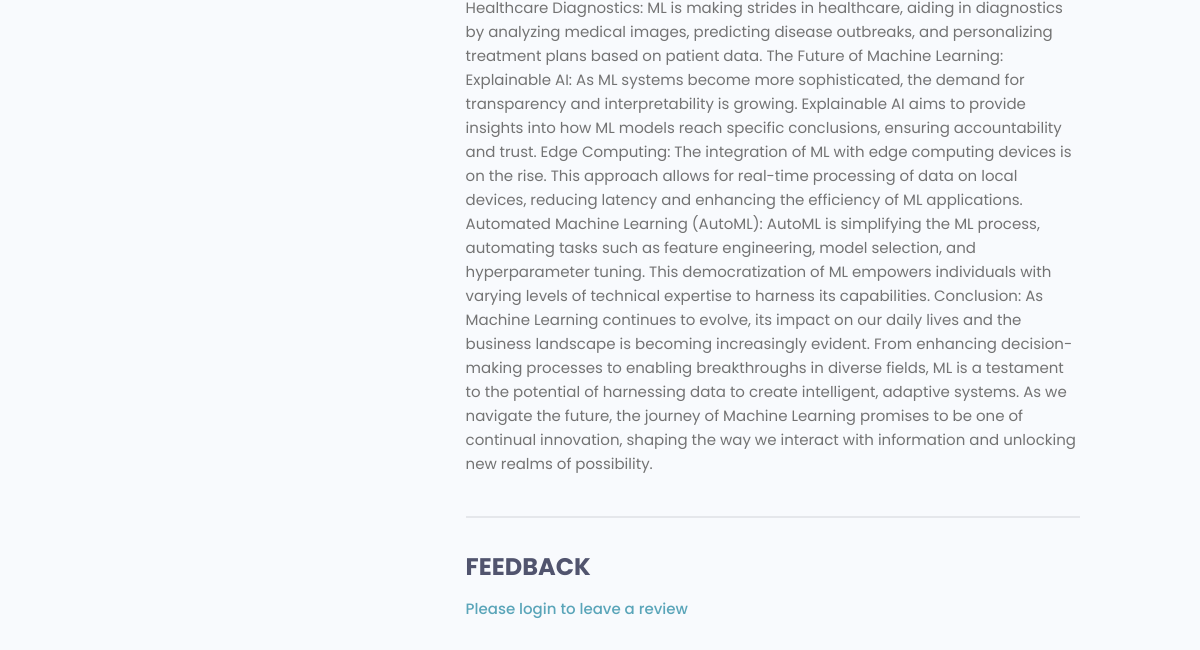
/blogs/blog/f2e3edf1-b262-4b28-bbb9-ec1e05b7b44a/ (lower part), run on an earlier commit of the app's database.
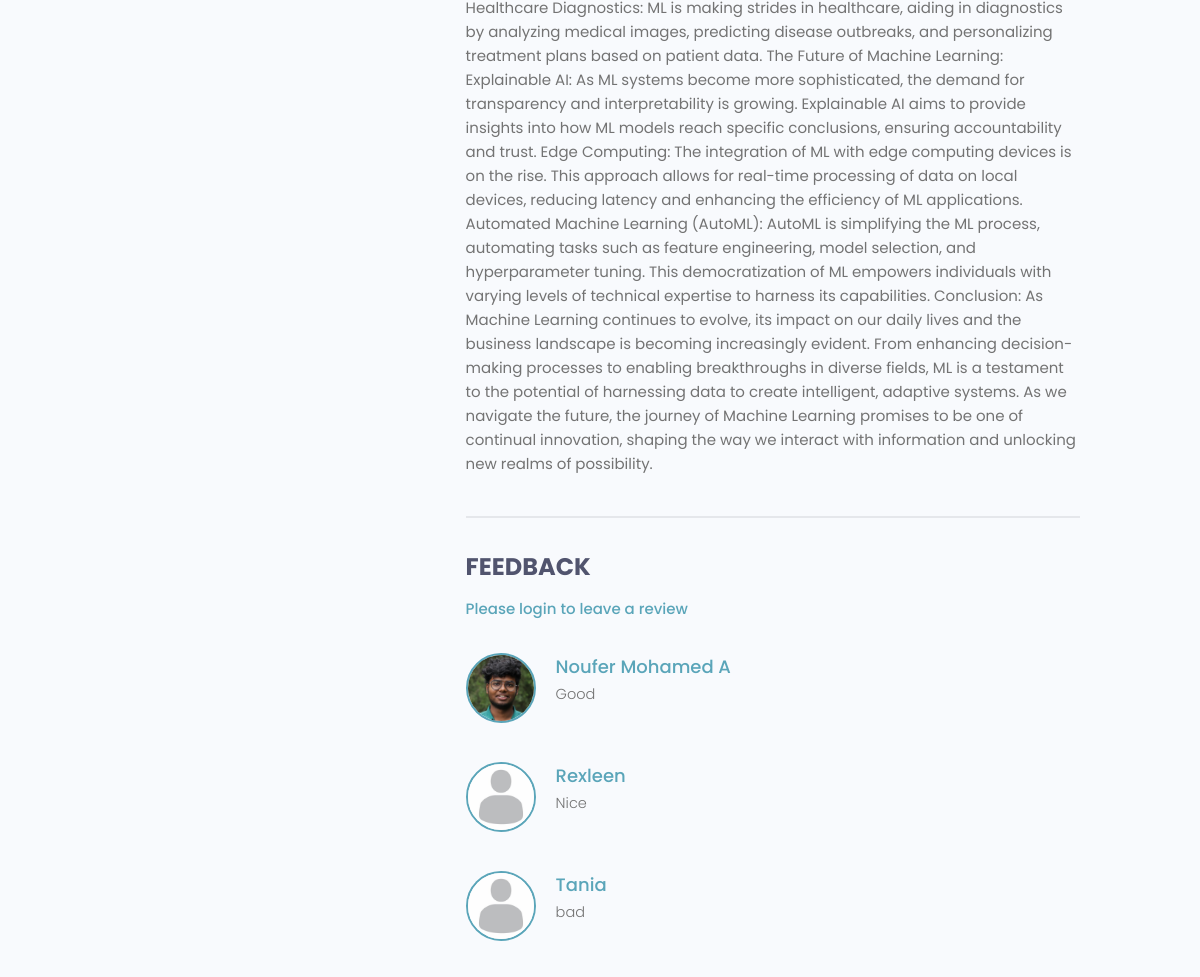
And on a later commit of the database.
### core/models.py (models this page shows, shortened)
class Review(models.Model):
    VOTE_TYPE = (
        ('up', 'Up Vote'),
        ('down', 'Down Vote'),
    )
    owner = models.ForeignKey(Profile, on_delete=models.CASCADE, null=True)
    project = models.ForeignKey(Project, on_delete=models.CASCADE)
    body = models.TextField(null=True, blank=True)
    value = models.CharField(max_length=200, choices=VOTE_TYPE)
    created = models.DateTimeField(auto_now_add=True)
    id = models.UUIDField(default=uuid.uuid4, unique=True,
                          primary_key=True, editable=False)
    class Meta:
        unique_together = [['owner', 'project']]

### users/models.py (models this page shows, shortened)
class Profile(models.Model):
    user = models.OneToOneField(
        User, on_delete=models.CASCADE, null=True, blank=True)
    name = models.CharField(max_length=200, blank=True, null=True)
    email = models.EmailField(max_length=500, blank=True, null=True)
    username = models.CharField(max_length=200, blank=True, null=True)
    location = models.CharField(max_length=200, blank=True, null=True)
    short_intro = models.CharField(max_length=200, blank=True, null=True)
    bio = models.TextField(blank=True, null=True)
    profile_image = models.ImageField(
        null=True, blank=True, upload_to='profile_pictures/', default="profile_pictures/user-default.jpg")
    social_github = models.CharField(max_length=200, blank=True, null=True)
    social_linkedin = models.CharField(max_length=200, blank=True, null=True)
    created = models.DateTimeField(auto_now_add=True)
    id = models.UUIDField(default=uuid.uuid4, unique=True,
                          primary_key=True, editable=False)

### core/views.py (the view, shortened to what this page needs)
# urls.py: path('blog/<str:pk>/', views.blog_project, name='blog'),
def blog_project(request, pk):
    blog_project_obj = Project.objects.get(id=pk)
    tags = blog_project_obj.tags.all()
    form = Review_form()
    return render(request, 'core/single-blog.html', {'blog': blog_project_obj, 'tags': tags, 'form': form})

### core/models.py (called while the page is built)
    @property
    def reviewers(self):
        queryset = self.review_set.all().values_list('owner__id', flat=True)
        return queryset

    def __str__(self):
        return self.name

### core/templates/core/single-blog.html (shortened to what this page needs)
{% extends 'core/base.html' %}
{% block content %}
<main class="singleProject my-md">
    <div class="container">
        <div class="layout">
            <div class="column column--1of3">
            </div>
            <div class="column column--2of3">
                <div class="singleProject__info">
                </div>
                <div class="comments">
                    <h3 class="singleProject__subtitle">Feedback</h3>
                    {% if request.user.profile.id in blog.reviewers %}
                    <p>You have already submitted your review for this project</p>
                    {% elif request.user.profile == blog.owner %}
                    <p>You cannot review your own work</p>
                    {% else %}
                    <a href="{% url 'login' %}?next={{request.path}}">Please login to leave a review</a>
                    {% endif %}
                    <div class="commentList">
                        {% for review in blog.review_set.all %}
                        {% if review.body %}
                        <div class="comment">
                            <a href="{% url 'user_profile' review.owner.id  %}">
                                <img class="avatar avatar--md" src="{{review.owner.profile_image.url}}" alt="user" />
                            </a>
                            <div class="comment__details">
                                <a href="{% url 'user_profile' review.owner.id  %}"
                                    class="comment__author">{{review.owner.name}}</a>
                                <p class="comment__info">{{review.body|linebreaksbr}}</p>
                            </div>
                        </div>
                        {% endif %}
                        {% endfor %}
                    </div>
                </div>
            </div>
        </div>
        </div>
</main>
{% endblock %}

### core/templates/core/base.html (shortened to what this page needs)
<!DOCTYPE html>
{% load static %}
<html lang="en">
    <head>
        <link rel="stylesheet" href="https://cdn.iconmonstr.com/1.3.0/css/iconmonstr-iconic-font.min.css" />
        <link rel="stylesheet" href="{% static 'uikit/styles/uikit.css' %}" />
        <link rel="stylesheet" href="{% static 'styles/app.css' %}" />
      </head>
<body>
    {% block content %}
    {% endblock %}
</body>
</html>

### core/templates/core/navbar.html (shortened to what this page needs)
{% load static %}

### static/styles/app.css (style rules this page uses)
:root { --color-sub: #2d2d39; }
img { width: 100%; }
.singleProject .column--1of3 { order: 2; }
@media screen and (min-width: 1081px) { .singleProject .column--1of3 { order: 1; } }
@media screen and (min-width: 1081px) { .singleProject .column--2of3 { order: 2; } }
.singleProject__subtitle { text-transform: uppercase; font-size: 2.4rem; font-weight: 700; color: var(--color-sub-light); margin-bottom: 1rem; }
.comments { margin-top: 4rem; padding-top: 3rem; border-top: 2px solid var(--color-light); }
.commentList { margin: 3rem 0; }
.comment { display: flex; gap: 2rem; }
.comment:not(:last-child) { margin-bottom: 3rem; }
.comment__author { font-size: 1.8rem; }
.comment__info { font-size: 1.45rem; }

### static/uikit/styles/modules/_variables.css (style rules this page uses)
:root { --color-main: #5aa5b9; --color-main-light: #e6faff; --color-sub: #3f4156; --color-sub-light: #51546e; --color-sub-lighter: #ededfd; --color-text: #737373; --color-gray: #8b8b8b; --color-light: #e5e7eb; --color-light-gray: #767676; --color-bg: #f8fafd; --color-white: #fffefd; --color-white-light: #f3f3f3; --color-success: #359e64; --color-success-bg: #def8e8; --color-error: #fc4b0b; --color-error-bg: #fff2ee; --font-base: 'Poppins', arial, helvetica, 'Segoe UI', roboto, ubuntu, sans-serif; --font-monospace: 'Fira Code', 'Courier New', courier, monospace; --font-regular: 300; --font-medium: 500; --font-bold: 700; --generic-shadow: 1px 1px 5px #00000010; --generic-transition: all 0.3s ease-in-out; }

### static/uikit/styles/modules/_base.css (style rules this page uses)
* { margin: 0; padding: 0; box-sizing: border-box; text-rendering: optimizeLegibility; color: inherit; font-size: inherit; }
html { font-size: 50%; }
@media only screen and (min-width: 480px) { html { font-size: 56.25%; } }
@media only screen and (min-width: 1200px) { html { font-size: 62.5%; } }
body { line-height: 1.6; font-weight: 400; font-size: 1.5rem; color: var(--color-text); background-color: var(--color-bg); min-height: 100vh; }

### static/uikit/styles/modules/_typography.css (style rules this page uses)
* { font-family: var(--font-base); }
h3 { font-size: 3.2rem; font-weight: var(--font-medium); }
p, span, strong { font-size: 1.6rem; color: var(--color-text); font-weight: var(--font-regular); }
a { padding-bottom: 2px; text-decoration: none; display: inline-block; color: var(--color-main); font-weight: var(--font-medium); }

### static/uikit/styles/modules/_utilities.css (style rules this page uses)
.container { width: 92%; max-width: 165rem; margin: 0 auto; box-sizing: border-box; }
@media screen and (min-width: 1000px) { .container { width: 90%; } }
@media screen and (min-width: 1200px) { .container { width: 80%; } }
.my-md { margin: 3rem auto; }

### static/uikit/styles/modules/_avatar.css (style rules this page uses)
.avatar { border-radius: 50%; border: 2px solid var(--color-main); object-fit: cover; }
.avatar--md { height: 7rem; width: 7rem; }

### static/uikit/styles/modules/_layout.css (style rules this page uses)
.layout { display: flex; flex-flow: row wrap; justify-content: space-between; }
.layout > .column { margin-bottom: 3rem; }
.layout > .column.column--1of3 { flex-basis: 30%; }
.layout > .column.column--2of3 { flex-basis: 64%; }

What changed in the data, as far as the page shows it:
added Review: owner.profile_image (picture), owner.name "Noufer Mohamed A", body "Good"
added Review: owner.profile_image (placeholder picture), owner.name "Rexleen", body "Nice"
added Review: owner.profile_image (placeholder picture), owner.name "Tania", body "bad"
